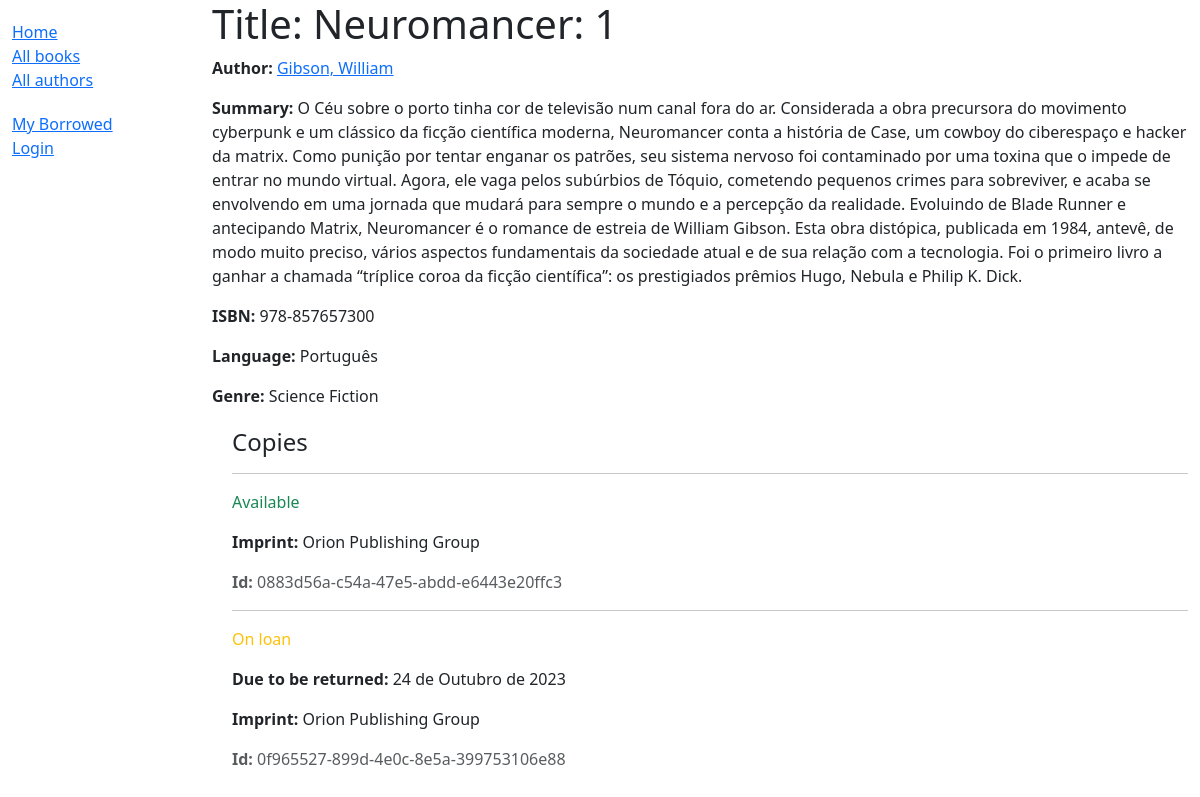
/catalog/book/1, run on the app's committed database.
### catalog/models.py (models this page shows, shortened)
class Book(models.Model):
    title = models.CharField(max_length=200)
    author = models.ForeignKey(Author, on_delete=models.RESTRICT, null=True)
    summary = models.TextField(
        max_length=1000, help_text="Enter a brief description of the book")
    isbn = models.CharField('ISBN', max_length=13,
                            unique=True,
                            help_text='13 Character <a href="https://www.isbn-international.org/content/what-isbn'
                                      '">ISBN number</a>')
    genre = models.ManyToManyField(
        Genre, help_text="Select a genre for this book")
    language = models.ForeignKey(
        'Language', on_delete=models.SET_NULL, null=True)
    def display_genre(self):
        """Create a string for the Genre. This is required to display genre in Admin."""
        return ', '.join(genre.name for genre in self.genre.all()[:3])
    display_genre.short_description = 'Gênero'

class Author(models.Model):
    first_name = models.CharField(max_length=100)
    last_name = models.CharField(max_length=100)
    date_of_birth = models.DateField(null=True, blank=True)
    date_of_death = models.DateField('died', null=True, blank=True)
    class Meta:
        ordering = ['last_name', 'first_name']
    def __str__(self):
        return f'{self.last_name}, {self.first_name}'

class Language(models.Model):
    name = models.CharField(max_length=200,
                            unique=True,
                            help_text="Enter the book's natural language (e.g. English, French, Japanese etc.)")
    def __str__(self):
        return self.name

class Genre(models.Model):
    name = models.CharField(
        max_length=200,
        unique=True,
        help_text="Enter a book genre (e.g. Science Fiction, French Poetry etc.)"
    )
    def __str__(self):
        return self.name

class BookInstance(models.Model):
    id = models.UUIDField(primary_key=True, default=uuid.uuid4,
                          help_text="Unique ID for this particular book across whole library")
    book = models.ForeignKey(Book, on_delete=models.RESTRICT, null=True)
    imprint = models.CharField(max_length=200)
    due_back = models.DateField(null=True, blank=True)
    LOAN_STATUS = (
        ('m', 'Maintenance'),
        ('o', 'On loan'),
        ('a', 'Available'),
        ('r', 'Reserved'),
    )
    status = models.CharField(
        max_length=1,
        choices=LOAN_STATUS,
        blank=True,
        default='m',
        help_text='Book availability',
    )
    borrower = models.ForeignKey(User, on_delete=models.SET_NULL, null=True, blank=True)
    class Meta:
        ordering = ['due_back']
        permissions = (("can_mark_returned", "Set book as returned"),)

### catalog/views.py (the view)
# urls.py: re_path(r'^book/(?P<pk>\d+)$', views.BookDetailView.as_view(), name='book-detail'),
class BookDetailView(generic.DetailView):
    model = Book
    template_name = 'catalog/book_detail.html'

### catalog/templates/catalog/book_detail.html
{% extends "base_generic.html" %}
{% block content %}
  <h1>Title: {{ book.title }}</h1>
  <p><strong>Author:</strong> <a href="">{{ book.author }}</a></p>
  <p><strong>Summary:</strong> {{ book.summary }}</p>
  <p><strong>ISBN:</strong> {{ book.isbn }}</p>
  <p><strong>Language:</strong> {{ book.language }}</p>
  <p><strong>Genre:</strong> {{ book.genre.all|join:", " }}</p>
  <div style="margin-left:20px;margin-top:20px">
    <h4>Copies</h4>
    {% for copy in book.bookinstance_set.all %}
      <hr />
      <p
        class="{% if copy.status == 'a' %}text-success{% elif copy.status == 'm' %}text-danger{% else %}text-warning{% endif %}">
        {{ copy.get_status_display }}
      </p>
      {% if copy.status != 'a' %}
        <p><strong>Due to be returned:</strong> {{ copy.due_back }}</p>
      {% endif %}
      <p><strong>Imprint:</strong> {{ copy.imprint }}</p>
      <p class="text-muted"><strong>Id:</strong> {{ copy.id }}</p>
    {% endfor %}
  </div>
{% endblock %}

### data on the page
Book: author "Gibson, William", summary "O Céu sobre o porto tinha cor de televisão num canal fora do ar. Considerada a obra precursora do movimento cyberpunk e um clássico da ficção científica moderna, Neuromancer conta a história de Case, um cowboy do ciberespaço e hacker da matrix. Como punição por tentar enganar os patrões, seu sistema nervoso foi contaminado por uma toxina que o impede de entrar no mundo virtual. Agora, ele vaga pelos subúrbios de Tóquio, cometendo pequenos crimes para sobreviver, e acaba se envolvendo em uma jornada que mudará para sempre o mundo e a percepção da realidade. Evoluindo de Blade Runner e antecipando Matrix, Neuromancer é o romance de estreia de William Gibson. Esta obra distópica, publicada em…", isbn "978-857657300", language "Português", genre.all "Science Fiction"
BookInstance: status "Available", imprint "Orion Publishing Group", id "0883d56a-c54a-47e5-abdd-e6443e20ffc3"
BookInstance: status "On loan", due_back "24 de Outubro de 2023", imprint "Orion Publishing Group", id "0f965527-899d-4e0c-8e5a-399753106e88"
